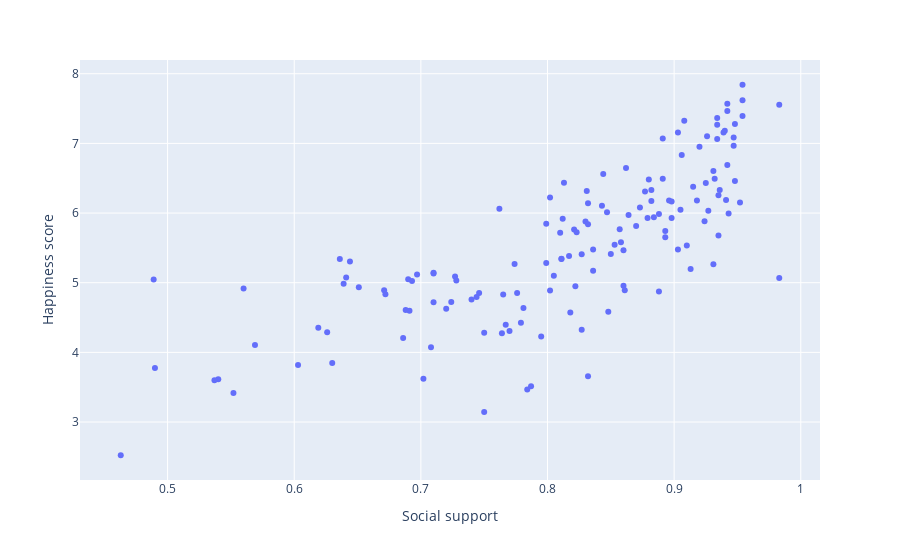

The notebook cell saved with this chart:
### Code cell
# Scatter plot of Social support and Happiness score
fig = px.scatter(happiness_df, x="Social support", y="Happiness score",
         hover_name="Country name", size_max=60)
fig.show()

### Figure 1 — Plotly figure (JSON) as saved in the notebook; plotly's stock layout.template omitted (floating-point values rounded to 4 significant figures; data arrays with more than 128 entries replaced by an {"elided": "..."} marker saying what was removed)
{"data": [{"hovertemplate": "<b>%{hovertext}</b><br><br>Social support=%{x}<br>Happiness score=%{y}<extra></extra>", "hovertext": {"elided": "145 str values"}, "legendgroup": "", "marker": {"color": "#636efa", "symbol": "circle"}, "mode": "markers", "name": "", "orientation": "v", "showlegend": false, "type": "scatter", "x": {"elided": "145 float values"}, "xaxis": "x", "y": {"elided": "145 float values"}, "yaxis": "y"}], "layout": {"legend": {"tracegroupgap": 0}, "margin": {"t": 60}, "xaxis": {"anchor": "y", "domain": [0, 1], "title": {"text": "Social support"}}, "yaxis": {"anchor": "x", "domain": [0, 1], "title": {"text": "Happiness score"}}}}
